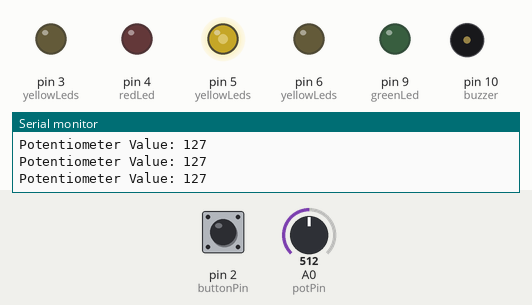
The sketch below on a simulated Arduino Uno, built with avr-gcc and run on an emulated ATmega328P. Parts: output pins drawn as LEDs (lit = HIGH), buzzer (waves = sounding), the last lines printed to the serial monitor. Dashed ring = blinking. Inputs (shaded band) come from the test bench; at power-on: A0 (potPin) = 512, pin 2 (buttonPin) LOW.

Above: at 1.2 s.
1.3 s: A0 (potPin) set to 413
At 1.9 s:
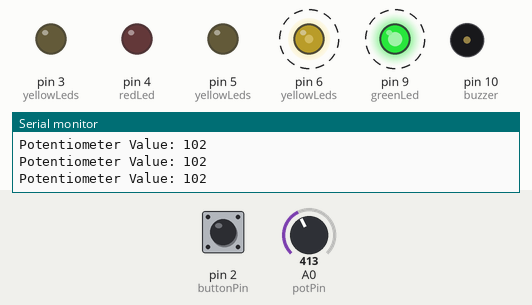
4.3 s: A0 (potPin) set to 388
At 4.78 s:
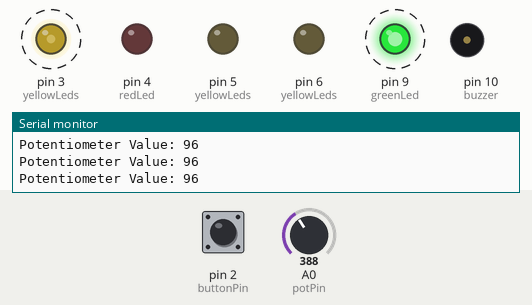
7.3 s: pin 2 (buttonPin) pulled HIGH for 0.15 s
At 8.7 s:
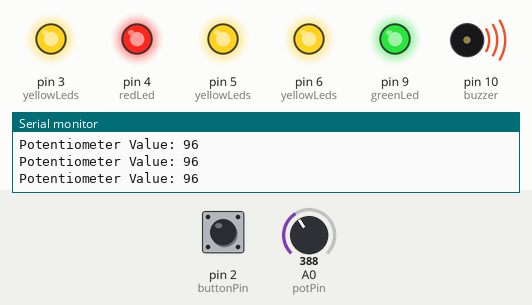
9.0 s: pin 2 (buttonPin) pulled HIGH for 1 s
At 11.55 s:
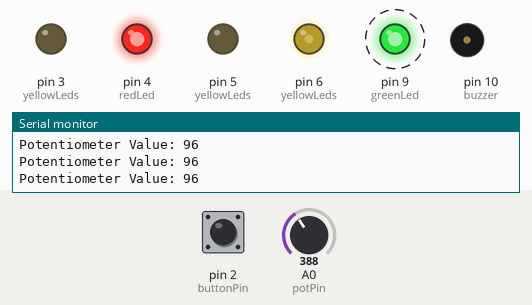
12.0 s: A0 (potPin) set to 710
15.0 s: A0 (potPin) set to 160
Timing chart, 0 to 19.0 s (numbered marks = the images above; inputs shaded):
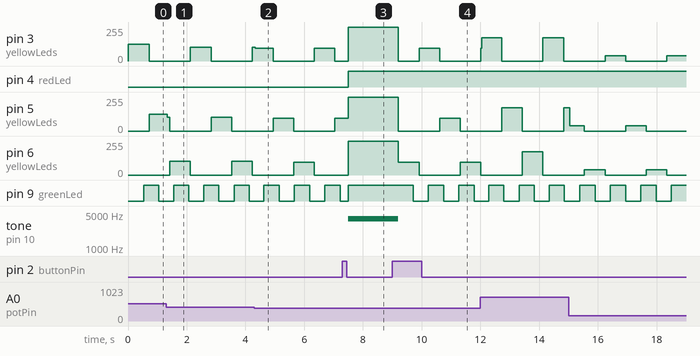

The sketch:

project_s_code.ino
```cpp
/*
  ------------------------------------------------------------------------------
  © 2025 Javier Siliacay | USTP Autotronics - All Rights Reserved.

  This source code is the intellectual property of the author and is provided
  for educational and non-commercial use only. Unauthorized copying, modification,
  distribution, or use of this code for commercial purposes is strictly prohibited
  without prior written consent from the author.

  Violation of these terms may result in legal action under applicable intellectual
  property laws.

  For permissions, contact: github.com/javiersiliacay
  ------------------------------------------------------------------------------
*/

// Pin Definitions
const int greenLed   = 9;  // PWM
const int redLed     = 4;
const int buzzer     = 10; // PWM
const int yellowLed1 = 3;  // PWM
const int yellowLed2 = 5;  // PWM
const int yellowLed3 = 6;  // PWM
const int buttonPin  = 2;
const int potPin     = A0;

// Arrays of Yellow LEDs
const int yellowLeds[] = {yellowLed1, yellowLed2, yellowLed3};
const int numLeds = 3;

// Variables
bool abnormalMode = false;
int potValue = 0;
int mappedValue = 0;
bool lastButtonState = HIGH;
unsigned long lastBlinkTime = 0;
bool greenLedState = false;
int yellowLedIndex = 0;  // Active Yellow LED index

void setup() {
  pinMode(buttonPin, INPUT);
  pinMode(greenLed, OUTPUT);
  pinMode(redLed, OUTPUT);
  pinMode(buzzer, OUTPUT);
  for (int i = 0; i < numLeds; i++) {
    pinMode(yellowLeds[i], OUTPUT);
  }
  Serial.begin(9600);
}

void loop() {
  // Read Button
  bool buttonState = digitalRead(buttonPin);
  if (buttonState == HIGH && lastButtonState == LOW) {
    abnormalMode = !abnormalMode; // Toggle mode
    delay(200); // Debounce
  }
  lastButtonState = buttonState;

  if (abnormalMode) {
    // ABNORMALITY MODE
    for (int i = 0; i < numLeds; i++) {
      analogWrite(yellowLeds[i], 255);
    }
    digitalWrite(greenLed, HIGH);
    digitalWrite(redLed, HIGH);
    tone(buzzer, 4000); // High pitch
  } else {
    // NORMAL MODE
    noTone(buzzer); // Ensure buzzer is off
    potValue = analogRead(potPin);
    mappedValue = map(potValue, 0, 1023, 0, 255);
    Serial.print("Potentiometer Value: ");
    Serial.println(mappedValue);

    // Green LED blinking (based on pot > 700)
    int blinkDelay = 500;  // Default blink delay
    if (potValue > 700) {
      blinkDelay = map(potValue, 700, 1023, 500, 100);  // Faster blinking when pot > 700
    }
    if (millis() - lastBlinkTime >= blinkDelay) {
      lastBlinkTime = millis();
      greenLedState = !greenLedState;
      digitalWrite(greenLed, greenLedState);
    }

    // Yellow LEDs cycling with PWM control
    static unsigned long lastCycleTime = 0;
    if (millis() - lastCycleTime >= 700) {  // Fixed 700ms cycle
      lastCycleTime = millis();

      // Turn off all yellow LEDs first
      for (int i = 0; i < numLeds; i++) {
        analogWrite(yellowLeds[i], 0);
      }

      // Move to next yellow LED
      yellowLedIndex = (yellowLedIndex + 1) % numLeds;
    }

    // Set brightness (PWM) of the current active LED based on potentiometer
    int pwmValue = 0;
    if (mappedValue > 170) {
      pwmValue = map(mappedValue, 255, 170, 255, 170);
    } else if (mappedValue > 85) {
      pwmValue = map(mappedValue, 170, 85, 170, 85);
    } else {
      pwmValue = map(mappedValue, 85, 0, 85, 0);
    }
    analogWrite(yellowLeds[yellowLedIndex], pwmValue);

    // Reset system when potentiometer value returns to 0
    if (mappedValue == 0) {
      digitalWrite(redLed, LOW);
      noTone(buzzer);
      for (int i = 0; i < numLeds; i++) {
        analogWrite(yellowLeds[i], 0);  // Turn off all yellow LEDs
      }
    }

    // When potentiometer reaches max value (255), turn on red LED and buzzer
    if (mappedValue == 255) {
      digitalWrite(redLed, HIGH);  // Red LED steady on
      tone(buzzer, 3500);          // Low pitch sound
    } else {
      noTone(buzzer); // Ensure buzzer is off if not at max
    }
  }
}
```

Measured:
- the behaviour switches between 402 and 401 on A0 (potPin) (found by bisection; images 1 and 2)
- after the input at 7.3 s, pin 3 (yellowLeds): 0/255 → 255/255 after 0.20 s; pin 4 (redLed): LOW → HIGH after 0.20 s; pin 5 (yellowLeds): 96/255 → 255/255 after 0.20 s; tone on pin 10 (buzzer): silent → 4000 Hz after 0.20 s
- after the input at 9.0 s, pin 3 (yellowLeds): 255/255 → 0/255 after 0.20 s, → 96/255 0.71 s later, → 0/255 0.70 s later; pin 5 (yellowLeds): 255/255 → 0/255 after 0.20 s, → 96/255 1.4 s later, → 0/255 0.70 s later
- by itself, pin 3 (yellowLeds): alternates 96/255 for 0.65 s and 0/255 for 1.4 s
- by itself, pin 9 (greenLed): alternates HIGH for 0.52 s and LOW for 0.52 s
